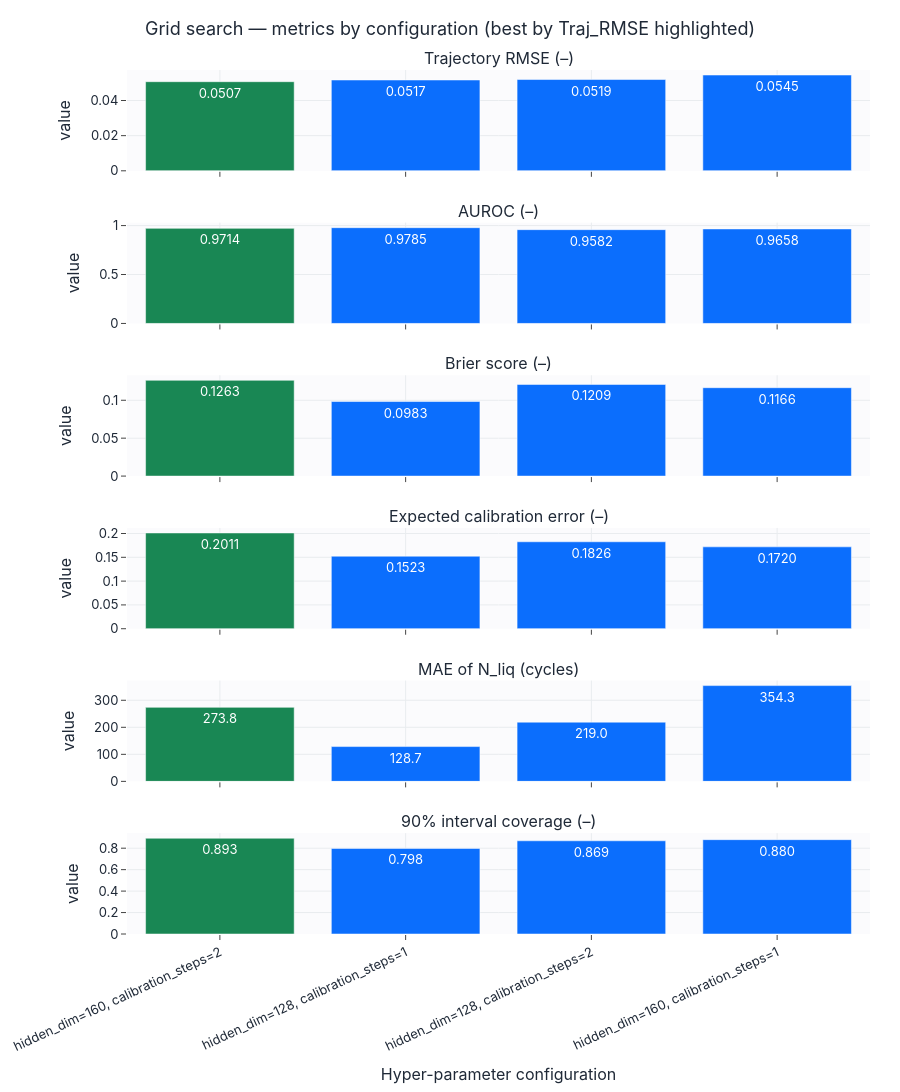

Here is the notebook cell this chart was saved with:
### Markdown cell above
## Шаг 1. Grid search и сохранение гиперпараметров

### Code cell
# >>> Метрика, по которой grid search выбирает лучшие гиперпараметры <<<
SELECTION_METRIC = "Traj_RMSE"   # например: "Traj_RMSE", "Brier", "AUROC", "N_liq_MAE", "val_loss"
DASHBOARD_METRICS = ["Traj_RMSE", "AUROC", "Brier", "ECE", "N_liq_MAE", "Coverage_90"]

fixed = dict(static_dim=static_dim, prefix_dim=prefix_dim, seq_len=config.seq_len,
             prefix_len=config.prefix_len, max_cycle_reference=config.max_cycle_reference,
             theta_dim=31, probabilistic=True, use_analytical_layer=True)
grid = {"hidden_dim": [128, 160], "calibration_steps": [1, 2]}
res, best = grid_search(lambda p: DPIFlow(**fixed, **p), grid, gs_train, gs_val,
                        config, device, search_epochs=2, score_metric=SELECTION_METRIC)
print("Selection metric:", SELECTION_METRIC, "| best:", best)
display(english_metric_table(res).round(4))
write_hyperparams(MODELS_DIR, "dpi_flow", {"model_type": "DPIFlow", "display_name": "DPI-Flow",
                  "model_kwargs": {**fixed, **best},
                  "search": {"grid": grid, "score_metric": SELECTION_METRIC, "best": best}})
show_grid_dashboard(res, grid, SELECTION_METRIC, DASHBOARD_METRICS, "2_2_grid_search").show()

### Figure 1 — Plotly figure (JSON) as saved in the notebook; plotly's stock layout.template omitted (floating-point values rounded to 4 significant figures)
{"data": [{"marker": {"color": ["#198754", "#0b6efd", "#0b6efd", "#0b6efd"]}, "showlegend": false, "text": ["0.0507", "0.0517", "0.0519", "0.0545"], "textposition": "auto", "type": "bar", "x": ["hidden_dim=160, calibration_steps=2", "hidden_dim=128, calibration_steps=1", "hidden_dim=128, calibration_steps=2", "hidden_dim=160, calibration_steps=1"], "xaxis": "x", "y": [0.0507, 0.05166, 0.05194, 0.05449], "yaxis": "y"}, {"marker": {"color": ["#198754", "#0b6efd", "#0b6efd", "#0b6efd"]}, "showlegend": false, "text": ["0.9714", "0.9785", "0.9582", "0.9658"], "textposition": "auto", "type": "bar", "x": ["hidden_dim=160, calibration_steps=2", "hidden_dim=128, calibration_steps=1", "hidden_dim=128, calibration_steps=2", "hidden_dim=160, calibration_steps=1"], "xaxis": "x2", "y": [0.9714, 0.9785, 0.9582, 0.9658], "yaxis": "y2"}, {"marker": {"color": ["#198754", "#0b6efd", "#0b6efd", "#0b6efd"]}, "showlegend": false, "text": ["0.1263", "0.0983", "0.1209", "0.1166"], "textposition": "auto", "type": "bar", "x": ["hidden_dim=160, calibration_steps=2", "hidden_dim=128, calibration_steps=1", "hidden_dim=128, calibration_steps=2", "hidden_dim=160, calibration_steps=1"], "xaxis": "x3", "y": [0.1263, 0.09834, 0.1209, 0.1166], "yaxis": "y3"}, {"marker": {"color": ["#198754", "#0b6efd", "#0b6efd", "#0b6efd"]}, "showlegend": false, "text": ["0.2011", "0.1523", "0.1826", "0.1720"], "textposition": "auto", "type": "bar", "x": ["hidden_dim=160, calibration_steps=2", "hidden_dim=128, calibration_steps=1", "hidden_dim=128, calibration_steps=2", "hidden_dim=160, calibration_steps=1"], "xaxis": "x4", "y": [0.2011, 0.1523, 0.1826, 0.172], "yaxis": "y4"}, {"marker": {"color": ["#198754", "#0b6efd", "#0b6efd", "#0b6efd"]}, "showlegend": false, "text": ["273.8", "128.7", "219.0", "354.3"], "textposition": "auto", "type": "bar", "x": ["hidden_dim=160, calibration_steps=2", "hidden_dim=128, calibration_steps=1", "hidden_dim=128, calibration_steps=2", "hidden_dim=160, calibration_steps=1"], "xaxis": "x5", "y": [273.8, 128.7, 219.0, 354.3], "yaxis": "y5"}, {"marker": {"color": ["#198754", "#0b6efd", "#0b6efd", "#0b6efd"]}, "showlegend": false, "text": ["0.893", "0.798", "0.869", "0.880"], "textposition": "auto", "type": "bar", "x": ["hidden_dim=160, calibration_steps=2", "hidden_dim=128, calibration_steps=1", "hidden_dim=128, calibration_steps=2", "hidden_dim=160, calibration_steps=1"], "xaxis": "x6", "y": [0.8928, 0.7978, 0.869, 0.8795], "yaxis": "y6"}], "layout": {"annotations": [{"font": {"size": 16}, "showarrow": false, "text": "Trajectory RMSE (–)", "x": 0.5, "xanchor": "center", "xref": "paper", "y": 1.0, "yanchor": "bottom", "yref": "paper"}, {"font": {"size": 16}, "showarrow": false, "text": "AUROC (–)", "x": 0.5, "xanchor": "center", "xref": "paper", "y": 0.8233, "yanchor": "bottom", "yref": "paper"}, {"font": {"size": 16}, "showarrow": false, "text": "Brier score (–)", "x": 0.5, "xanchor": "center", "xref": "paper", "y": 0.6467, "yanchor": "bottom", "yref": "paper"}, {"font": {"size": 16}, "showarrow": false, "text": "Expected calibration error (–)", "x": 0.5, "xanchor": "center", "xref": "paper", "y": 0.47, "yanchor": "bottom", "yref": "paper"}, {"font": {"size": 16}, "showarrow": false, "text": "MAE of N_liq (cycles)", "x": 0.5, "xanchor": "center", "xref": "paper", "y": 0.2933, "yanchor": "bottom", "yref": "paper"}, {"font": {"size": 16}, "showarrow": false, "text": "90% interval coverage (–)", "x": 0.5, "xanchor": "center", "xref": "paper", "y": 0.1167, "yanchor": "bottom", "yref": "paper"}], "height": 1260, "title": {"text": "Grid search — metrics by configuration (best by Traj_RMSE highlighted)"}, "xaxis": {"anchor": "y", "domain": [0.0, 1.0], "matches": "x6", "showticklabels": false}, "xaxis2": {"anchor": "y2", "domain": [0.0, 1.0], "matches": "x6", "showticklabels": false}, "xaxis3": {"anchor": "y3", "domain": [0.0, 1.0], "matches": "x6", "showticklabels": false}, "xaxis4": {"anchor": "y4", "domain": [0.0, 1.0], "matches": "x6", "showticklabels": false}, "xaxis5": {"anchor": "y5", "domain": [0.0, 1.0], "matches": "x6", "showticklabels": false}, "xaxis6": {"anchor": "y6", "domain": [0.0, 1.0], "tickangle": -25, "title": {"text": "Hyper-parameter configuration"}}, "yaxis": {"anchor": "x", "domain": [0.8833, 1.0], "title": {"text": "value"}}, "yaxis2": {"anchor": "x2", "domain": [0.7067, 0.8233], "title": {"text": "value"}}, "yaxis3": {"anchor": "x3", "domain": [0.53, 0.6467], "title": {"text": "value"}}, "yaxis4": {"anchor": "x4", "domain": [0.3533, 0.47], "title": {"text": "value"}}, "yaxis5": {"anchor": "x5", "domain": [0.1767, 0.2933], "title": {"text": "value"}}, "yaxis6": {"anchor": "x6", "domain": [0.0, 0.1167], "title": {"text": "value"}}}}
